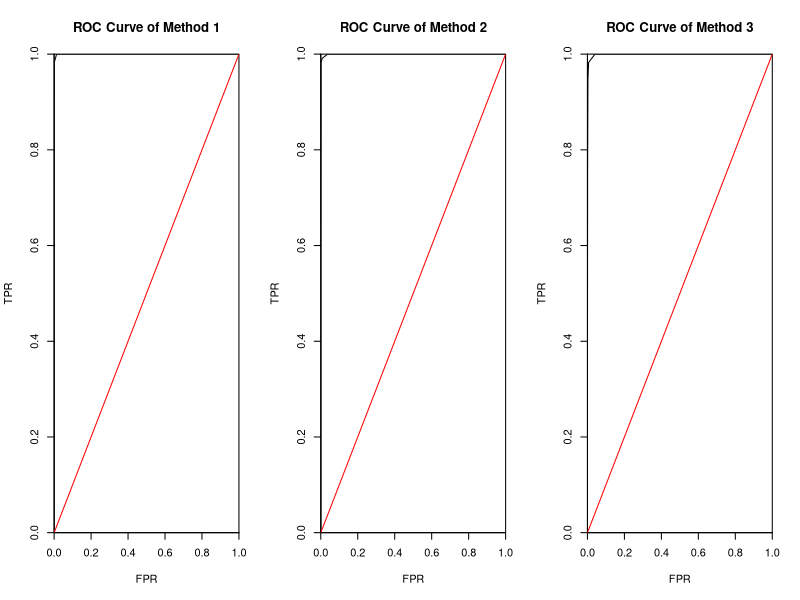
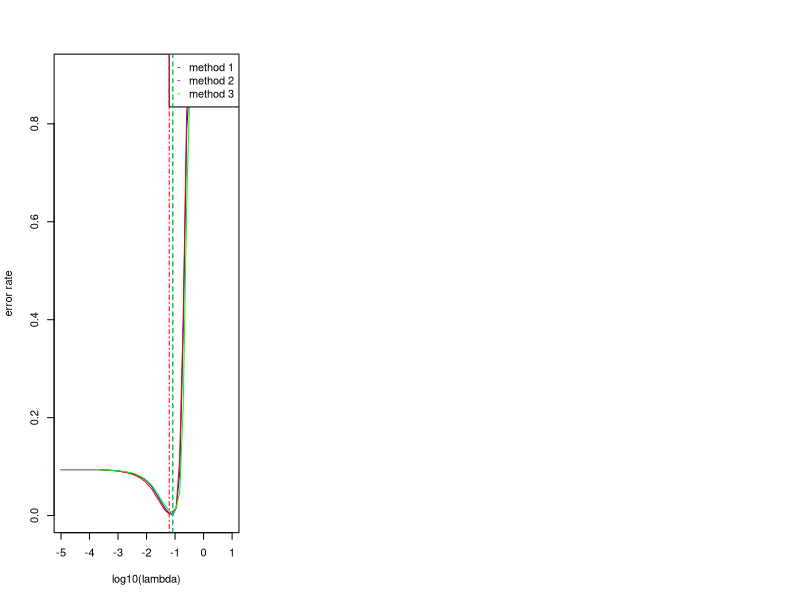
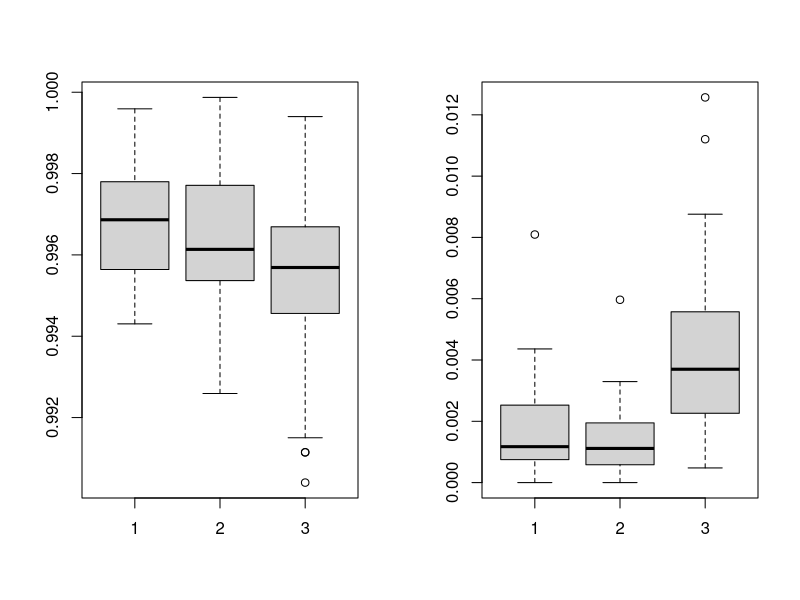

Write the R code that produced these figures, in order.
## ---- chunk 1
knitr::opts_chunk$set(echo = TRUE)
## ---- chunk 2
library(MASS) #mvrnorm
library(glmnet) #lasso
library(glasso)
## ---- chunk 3
set.seed(20191109)

# number of random variables
p = 50
# number of samples generated
n = 1000
# delta to construct Theta Matrix
delta = 3

Theta <- matrix(0,p,p) + delta*diag(p)
for (i in 2:p){
  for (j in 1:(i-1)){
    Theta[i,j] = 0.5*rbinom(1, 1, 0.1)
    Theta[j,i] = Theta[i,j]
  }
}
Theta = Theta/delta

Sigma = solve(Theta) # Sigma is inverse of Theta

X = mvrnorm(n=n, mu=rep(0, p), Sigma=Sigma)
## ---- chunk 4
# construct set E as a matrix
# column 1: Integer, index i
# column 2: Integer, index j
# column 3: Boolean, 1 for included, 0 for not included 
E_true <- matrix(nrow=0, ncol=3)
for (i in 1:(p-1)){
  for (j in (i+1):p){
    if ( Theta[i,j] ){
      E_true <- rbind(E_true, c(i,j,1))
    }
    else{
      E_true <- rbind(E_true, c(i,j,0))
    }
  }
}
## ---- chunk 5
# estimate beta
Beta <- matrix(nrow=0, ncol=p)
for (j in 1:p){
  lasso <- glmnet(X[,-j], X[,j], lambda = 0.1)
  beta_j <- coef(lasso)[2:p]
  Beta <- rbind(Beta
                , append(beta_j, NA, after=j-1) # NA just a placeholder, meaningless
                ) 
}

# hence get E_1 and E_2
E_1 <- matrix(nrow=0, ncol=3)
E_2 <- matrix(nrow=0, ncol=3)
for (i in 1:(p-1)){
  for (j in (i+1):p){
    if (Beta[i,j]){
      E_1 <- rbind(E_1, c(i,j,1))
    }
    else{
      E_1 <- rbind(E_1, c(i,j,0))
    }
    if (Beta[i,j] && Beta[j,i]){
      E_2 <- rbind(E_2, c(i,j,1))
    }
    else{
      E_2 <- rbind(E_2, c(i,j,0))
    }
  }
}

# confusion matrix
table(E_1[,3], E_true[,3])
table(E_2[,3], E_true[,3])
## ---- chunk 6
# TODO
glasso <- glasso(cov(X), rho=0.1)

E_3 <- matrix(nrow=0, ncol=3)
for (i in 1:(p-1)){
  for (j in (i+1):p){
    if ( glasso$wi[i,j] ){
      E_3 <- rbind(E_3, c(i,j,1))
    }
    else{
      E_3 <- rbind(E_3, c(i,j,0))
    }
  }
}
table(E_3[,3], E_true[,3])
## ---- chunk 7
len_grid <- 50
grid <- 10 ^ seq(1,-5, length = len_grid)
## ---- chunk 8
Beta <- array(dim = c(p, p, len_grid))

for (j in 1:p){
  lasso <- glmnet(X[,-j], X[,j], lambda = grid)
  Coef_j <- as.matrix( coef(lasso)[2:p,] ) # drop the 1st element, which is coef of Intercept
  # insert a row as placeholder. e.g. for Xj, the jth row of Coef Matrix should be placeholder
  Beta_j <- matrix(nrow = p, ncol = len_grid)
  if (j==1){
    Beta_j[2:p,] <- Coef_j
  } else if (j==p) {
    Beta_j[1:p-1,] <- Coef_j
  } else {
    Beta_j[1:(j-1),] <- Coef_j[1:(j-1),]
    Beta_j[(j+1):p,] <- Coef_j[j:(p-1),]
  }
  # combine the Beta Matrix
  Beta[j,,] <- Beta_j
}


tpr_1 <- c()
fpr_1 <- c()
tpr_2 <- c()
fpr_2 <- c()

# loop for different lambda
for (k in 1:len_grid){
  
  # for a certain lambda, Beta[,,k] is the Beta Matrix
  # construct set E_1 and E_2 in Matrix form
  E_1 <- matrix(nrow=0, ncol=3)
  E_2 <- matrix(nrow=0, ncol=3)
  for (i in 1:(p-1)){
    for (j in (i+1):p){
      if (Beta[i,j,k]){
        E_1 <- rbind(E_1, c(i,j,1))
      }
      else{
        E_1 <- rbind(E_1, c(i,j,0))
      }
      if (Beta[i,j,k] && Beta[j,i,k]){
        E_2 <- rbind(E_2, c(i,j,1))
      }
      else{
        E_2 <- rbind(E_2, c(i,j,0))
      }
    }
  }
  
  # derive TPR and FPR from the confusion matrix
  Tab_1 <- table(E_1[,3], E_true[,3])
  if (!(0 %in% rownames(Tab_1))){
    Tab_1 <- rbind(c(0,0), Tab_1) # in case all predictions are 1
  }
  if (!(1 %in% rownames(Tab_1))){
    Tab_1 <- rbind(Tab_1, c(0,0)) # in case all predictions are 0
  }
  tpr_1 <- append(tpr_1, Tab_1[2,2]/(sum(Tab_1[,2])) )
  fpr_1 <- append(fpr_1, Tab_1[2,1]/(sum(Tab_1[,1])) ) 
  
  Tab_2 <- table(E_2[,3], E_true[,3])
  if (!(0 %in% rownames(Tab_2))){
    Tab_2 <- rbind(c(0,0), Tab_2)
  }
  if (!(1 %in% rownames(Tab_2))){
    Tab_2 <- rbind(Tab_2, c(0,0))
  }
  tpr_2 <- append(tpr_2, Tab_2[2,2]/(sum(Tab_2[,2])) )
  fpr_2 <- append(fpr_2, Tab_2[2,1]/(sum(Tab_2[,1])) )
}
## ---- chunk 9
tpr_3 <- c()
fpr_3 <- c()

S <- cov(X)

# loop for different lambda
for (k in 1:len_grid){
  glasso <- glasso(S, rho=grid[k])
  
  E_3 <- matrix(nrow=0, ncol=3)
  for (i in 1:(p-1)){
    for (j in (i+1):p){
      if ( glasso$wi[i,j] ){
        E_3 <- rbind(E_3, c(i,j,1))
      }
      else{
        E_3 <- rbind(E_3, c(i,j,0))
      }
    }
  }
  
  # derive TPR and FPR from the confusion matrix
  Tab_3 <- table(E_3[,3], E_true[,3])
  if (!(0 %in% rownames(Tab_3))){
    Tab_3 <- rbind(c(0,0), Tab_3) # in case all predictions are 1
  }
  if (!(1 %in% rownames(Tab_3))){
    Tab_3 <- rbind(Tab_3, c(0,0)) # in case all predictions are 0
  }
  tpr_3 <- append(tpr_3, Tab_3[2,2]/(sum(Tab_3[,2])) )
  fpr_3 <- append(fpr_3, Tab_3[2,1]/(sum(Tab_3[,1])) ) 
}
## ---- chunk 10
plot_roc <- function(TPR, FPR, title){
  plot(FPR, TPR, "l"
       , xlab="FPR", ylab="TPR"
       , xlim=c(0,1), ylim=c(0,1)
       , xaxs="i", yaxs="i"
       )
  abline(a=0, b=1, col="red")
  title(main = title)
}

par(mfrow=c(1,3))
plot_roc(tpr_1, fpr_1, "ROC Curve of Method 1")
plot_roc(tpr_2, fpr_2, "ROC Curve of Method 2")
plot_roc(tpr_3, fpr_3, "ROC Curve of Method 3")
## ---- chunk 11
auc <- function(TPR, FPR){
  dFPR <- c(diff(FPR), 0)
  dTPR <- c(diff(TPR), 0)
  return( sum(TPR * dFPR) + sum(dTPR * dFPR)/2 ) 
}

cat("AUC for method 1: ", auc(tpr_1, fpr_1), "\n")
cat("AUC for method 2: ", auc(tpr_2, fpr_2), "\n")
cat("AUC for method 3: ", auc(tpr_3, fpr_3), "\n")
## ---- chunk 12
neg <- sum(E_true[,3]==0)
pos <- sum(E_true[,3]==1)

fnr_1 <- 1-tpr_1
fnr_2 <- 1-tpr_2
fnr_3 <- 1-tpr_3

error_1 <- (fpr_1*pos+fnr_1*neg)/(pos+neg)
error_2 <- (fpr_2*pos+fnr_2*neg)/(pos+neg)
error_3 <- (fpr_3*pos+fnr_3*neg)/(pos+neg)

plot(log10(grid), error_1, type="l"
     , xlab = "log10(lambda)", ylab = "error rate"
     , col="blue"
     )
lines(log10(grid), error_2, col="red")
lines(log10(grid), error_3, col="green")
legend("topright",legend=c("method 1","method 2", "method 3"), col=c("blue","red", "green"), pch="-")

lambda_1 <- grid[which.min(error_1)]
lambda_2 <- grid[which.min(error_2)]
lambda_3 <- grid[which.min(error_3)]

abline(v=log10(lambda_1), col="blue", lty=2)
abline(v=log10(lambda_2), col="red", lty=4)
abline(v=log10(lambda_3), col="green", lty=2)
## ---- chunk 13
set.seed(19970530)
# number of random variables
p <- 50
# number of samples generated
n <- 1000
# delta to construct Theta Matrix
delta <- 3
# length of lambda grid
len_grid <- 50

auc_1 <- c()
auc_2 <- c()
auc_3 <- c()

min_error_1 <- c()
min_error_2 <- c()
min_error_3 <- c()

t = 1
while (t<=50){
  
  # generate Theta, Sigma, X
  Theta <- matrix(0,p,p) + delta*diag(p)
  for (i in 2:p){
    for (j in 1:(i-1)){
      Theta[i,j] = 0.5*rbinom(1, 1, 0.1)
      Theta[j,i] = Theta[i,j]
    }
  }
  Theta = Theta/delta
  Sigma = solve(Theta)
  X = mvrnorm(n=n, mu=rep(0, p), Sigma=Sigma)
  
  # derive E_true
  E_true <- matrix(nrow=0, ncol=3)
  for (i in 1:(p-1)){
    for (j in (i+1):p){
      if ( Theta[i,j] ){
        E_true <- rbind(E_true, c(i,j,1))
      }
      else{
        E_true <- rbind(E_true, c(i,j,0))
      }
    }
  }
  neg <- sum(E_true[,3]==0)
  pos <- sum(E_true[,3]==1)
  if (neg==0 || pos==0){
    next # if samples generated have no neg/pos target, unable to compute TPR/FPR
  }
  
  # Method 1 and 2
  grid <- 10 ^ seq(1,-4, length = len_grid)
  Beta <- array(dim = c(p, p, len_grid))
  for (j in 1:p){
    lasso <- glmnet(X[,-j], X[,j], lambda = grid)
    Coef_j <- as.matrix( coef(lasso)[2:p,] ) # drop the 1st element, which is coef of Intercept
    Beta_j <- matrix(nrow = p, ncol = len_grid)
    if (j==1){
      Beta_j[2:p,] <- Coef_j
    } else if (j==p) {
      Beta_j[1:p-1,] <- Coef_j
    } else {
      Beta_j[1:(j-1),] <- Coef_j[1:(j-1),]
      Beta_j[(j+1):p,] <- Coef_j[j:(p-1),]
    }
    Beta[j,,] <- Beta_j
  }
  tpr_1 <- c()
  fpr_1 <- c()
  tpr_2 <- c()
  fpr_2 <- c()
  for (k in 1:len_grid){
    E_1 <- matrix(nrow=0, ncol=3)
    E_2 <- matrix(nrow=0, ncol=3)
    for (i in 1:(p-1)){
      for (j in (i+1):p){
        if (Beta[i,j,k]){
          E_1 <- rbind(E_1, c(i,j,1))
        }
        else{
          E_1 <- rbind(E_1, c(i,j,0))
        }
        if (Beta[i,j,k] && Beta[j,i,k]){
          E_2 <- rbind(E_2, c(i,j,1))
        }
        else{
          E_2 <- rbind(E_2, c(i,j,0))
        }
      }
    }
    Tab_1 <- table(E_1[,3], E_true[,3])
    if (!(0 %in% rownames(Tab_1))){
      Tab_1 <- rbind(c(0,0), Tab_1) # in case all predictions are 1
    }
    if (!(1 %in% rownames(Tab_1))){
      Tab_1 <- rbind(Tab_1, c(0,0)) # in case all predictions are 0
    }
    tpr_1 <- append(tpr_1, Tab_1[2,2]/(sum(Tab_1[,2])) )
    fpr_1 <- append(fpr_1, Tab_1[2,1]/(sum(Tab_1[,1])) ) 
    Tab_2 <- table(E_2[,3], E_true[,3])
    if (!(0 %in% rownames(Tab_2))){
      Tab_2 <- rbind(c(0,0), Tab_2)
    }
    if (!(1 %in% rownames(Tab_2))){
      Tab_2 <- rbind(Tab_2, c(0,0))
    }
    tpr_2 <- append(tpr_2, Tab_2[2,2]/(sum(Tab_2[,2])) )
    fpr_2 <- append(fpr_2, Tab_2[2,1]/(sum(Tab_2[,1])) )
  }
  
  # Method 3
  tpr_3 <- c()
  fpr_3 <- c()
  S <- cov(X)
  for (k in 1:len_grid){
    glasso <- glasso(S, rho=grid[k])
    E_3 <- matrix(nrow=0, ncol=3)
    for (i in 1:(p-1)){
      for (j in (i+1):p){
        if ( glasso$wi[i,j] ){
          E_3 <- rbind(E_3, c(i,j,1))
        }
        else{
          E_3 <- rbind(E_3, c(i,j,0))
        }
      }
    }
    Tab_3 <- table(E_3[,3], E_true[,3])
    if (!(0 %in% rownames(Tab_3))){
      Tab_3 <- rbind(c(0,0), Tab_3) # in case all predictions are 1
    }
    if (!(1 %in% rownames(Tab_3))){
      Tab_3 <- rbind(Tab_3, c(0,0)) # in case all predictions are 0
    }
    tpr_3 <- append(tpr_3, Tab_3[2,2]/(sum(Tab_3[,2])) )
    fpr_3 <- append(fpr_3, Tab_3[2,1]/(sum(Tab_3[,1])) ) 
  }

  auc_1 <- append(auc_1, auc(tpr_1, fpr_1))
  auc_2 <- append(auc_2, auc(tpr_2, fpr_2))
  auc_3 <- append(auc_3, auc(tpr_3, fpr_3))
  
  fnr_1 <- 1-tpr_1
  fnr_2 <- 1-tpr_2
  fnr_3 <- 1-tpr_3
  error_1 <- (fpr_1*pos+fnr_1*neg)/(pos+neg)
  error_2 <- (fpr_2*pos+fnr_2*neg)/(pos+neg)
  error_3 <- (fpr_3*pos+fnr_3*neg)/(pos+neg)
  min_error_1 <- append(min_error_1, min(error_1))
  min_error_2 <- append(min_error_2, min(error_2))
  min_error_3 <- append(min_error_3, min(error_3))
  
  t <- t+1
}
## ---- chunk 14
cat("AUC of Method 1\n   mean:           ", mean(auc_1), "\n   standard error: ", sd(auc_1), "\n\n")
cat("AUC of Method 2\n   mean:           ", mean(auc_2), "\n   standard error: ", sd(auc_2), "\n\n")
cat("AUC of Method 3\n   mean:           ", mean(auc_3), "\n   standard error: ", sd(auc_3), "\n\n")

cat("Minimum Error Rate of Method 1\n   mean:           ", mean(min_error_1), "\n   standard error: ", sd(min_error_1), "\n\n")
cat("Minimum Error Rate of Method 2\n   mean:           ", mean(min_error_2), "\n   standard error: ", sd(min_error_2), "\n\n")
cat("Minimum Error Rate of Method 2\n   mean:           ", mean(min_error_3), "\n   standard error: ", sd(min_error_3), "\n\n")
## ---- chunk 15
par(mfrow=c(1,2))
boxplot(auc_1, auc_2, auc_3)
boxplot(min_error_1, min_error_2, min_error_3)
